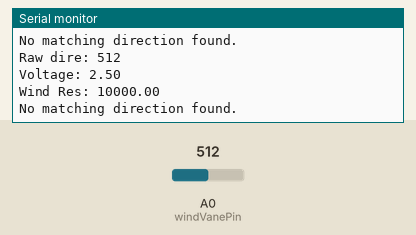
Simulated run of this sketch. Board: Arduino Uno, built with avr-gcc and run on an emulated ATmega328P. On the bench: the last lines printed to the serial monitor. The test bench sets the inputs (shaded band); at power-on: A0 (windVanePin) = 512.

Above: at 2.8 s.
2.9 s: A0 (windVanePin) set to 563
At 3.8 s:
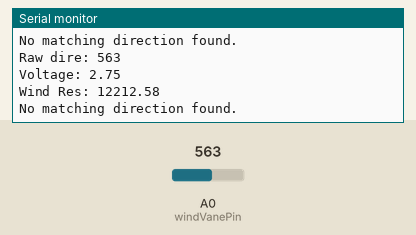
4.4 s: A0 (windVanePin) set to 583
At 5.4 s:
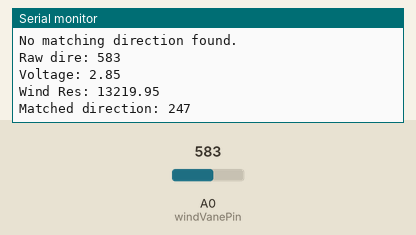
Timing chart, 0 to 7.4 s (numbered marks = the images above; inputs shaded):
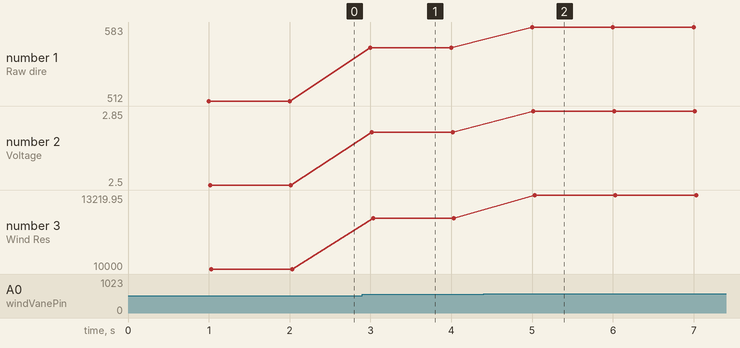

The sketch:

mega_slave.ino
```cpp
#include <SPI.h>
#include <Wire.h>

// Variables for temperature, CO2, wind speed, and rainfall
float temperature = 0;
float windSpeed = 0;
float rainfall = 0;
unsigned long int dataCount = 0;

const int windVanePin = A0;  // Analog pin connected to wind vane voltage divider

// Resistance values from the wind vane (in ohms) corresponding to wind directions
const unsigned long windDirections[16] = {33000, 6570, 8200, 891, 1000, 688, 2200, 1410, 3900, 3140, 16000, 14120, 130000, 42120, 71500, 21880};
const int windDegrees[16] = {0, 22, 45, 67, 90, 112, 135, 157, 180, 202, 225, 247, 270, 292, 315, 337};  // Corresponding degrees

// Known resistor value (from the voltage divider)
const int knownResistor = 10000;  // Example: 10kΩ

// Variables for wind and rain measurements
volatile unsigned long lastWindPulseTime = 0;
volatile unsigned long currentWindPulseTime = 0;
volatile unsigned long rainPulseCount = 0;
volatile unsigned long windPulseCount = 0; // To count wind pulses for a time interval
int windDirection = 0;  // Store wind direction in degrees (0–360)

// Timing variables for daily rainfall reset and wind speed updates
unsigned long previousWindUpdateMillis = 0;
unsigned long previousRainResetMillis = 0;
const unsigned long windUpdateInterval = 1000;  // 1 seconds in milliseconds
const unsigned long rainResetInterval = 43200000;  // 12 hours in milliseconds

// Payload array to hold all sensor data
unsigned char payload[7];
int buttonState = 0;

void setup() {
  Serial.begin(9600);  // Display on serial monitor

  Wire.begin(0x08);
  Wire.onRequest(requestEvent);

  // Initialize interrupts for wind speed and rainfall sensors
  pinMode(0, INPUT_PULLUP);  // Wind sensor on D2
  pinMode(1, INPUT_PULLUP);  // Rain sensor on D3
  pinMode(A0, INPUT);
  attachInterrupt(digitalPinToInterrupt(0), windISR, RISING); // Wind sensor on D2/INT4
  attachInterrupt(digitalPinToInterrupt(1), rainISR, CHANGE); // Rain sensor on D3/INT5

  Serial.println("Sensors initialized.");
}

void loop() {
  unsigned long currentMillis = millis();

  // Check if it's time to update wind speed and send data (every 10 seconds)
  if (currentMillis - previousWindUpdateMillis >= windUpdateInterval) {

    // Wind speed calculation
    windSpeed = (windPulseCount * 2.4) / dataCount;  // Convert pulses to m/s (assuming 2.4 m/s for 1 pulse per second)
    previousWindUpdateMillis = currentMillis;  // Update the last wind update time
    dataCount++;

    // Rainfall calculation (each pulse represents 0.2794 mm of rainfall)
    rainfall = rainPulseCount;

    // Get wind direction from the wind vane
    windDirection = getWindDirection();

    // Encode all sensor data
    uint16_t payloadWind = encodeFixedPoint(windSpeed);
    uint16_t payloadRain = encodeFixedPointCO2(rainfall);
    uint16_t payloadWindDir = encodeFixedPointCO2(windDirection);

    // Convert to bytes and fill the payload
    payload[0] = lowByte(payloadWind);
    payload[1] = highByte(payloadWind);
    payload[2] = lowByte(payloadRain);
    payload[3] = highByte(payloadRain);
    payload[4] = lowByte(payloadWindDir);  // Wind direction (low byte)
    payload[5] = highByte(payloadWindDir);  // Wind direction (high byte)
    payload[6] = 0xFF;  // Reserved or checksum byte (optional)

  }

  // Daily reset of rainfall
  if (currentMillis - previousRainResetMillis >= rainResetInterval) {
    rainPulseCount = 0;  // Reset rain pulse count every 24 hours
    previousRainResetMillis = currentMillis;  // Update the last reset time
    Serial.println("Rainfall count reset for the day.");
  }
}

void requestEvent() {
  // Send the payload via I2C
  Wire.write((char*)&payload, sizeof(payload));
  dataCount = 0;
  windPulseCount = 0;  // Reset wind pulse count after each update
}

uint16_t encodeFixedPoint(float value) {
  // Convert float to fixed-point (scale by 100 for 2 decimal places)
  int16_t fixedPointValue = (int16_t)(value * 100);
  return (uint16_t)fixedPointValue;
}

uint16_t encodeFixedPointCO2(float value) {
  // Convert CO2 float value (no decimal places)
  int16_t fixedPointValue = (int16_t)(value);
  return (uint16_t)fixedPointValue;
}

// ISR for wind sensor on D2/INT4
void windISR() {
  windPulseCount++;  // Increment wind pulse count
}

// ISR for rain sensor on D3/INT5
void rainISR() {
  detachInterrupt(digitalPinToInterrupt(1));
  rainPulseCount++;  // Increment the rainfall pulse count
  delay(1000);
  attachInterrupt(digitalPinToInterrupt(1), rainISR, CHANGE); // Rain sensor on D3/INT5
}

int getWindDirection() {
  int rawValue = analogRead(windVanePin);  // Read the analog voltage
  Serial.print("Raw dire: ");
  Serial.println(rawValue);

  // Convert raw value to voltage (assuming 5V reference)
  float voltage = (rawValue / 1024.0) * 5;
  Serial.print("Voltage: ");
  Serial.println(voltage);

  // Calculate resistance of wind vane using the voltage divider formula
  float windResistance = (knownResistor * voltage) / (5 - voltage);
  Serial.print("Wind Res: ");
  Serial.println(windResistance);

  // Define a tolerance to allow for measurement inaccuracies (e.g., 10%)
  const float tolerance = 0.1;  // Adjust this value if needed (10% tolerance)

  // Find the closest wind direction based on resistance within the tolerance range
  for (int i = 0; i < 16; i++) {
    float lowerBound = windDirections[i] * (1.0 - tolerance);
    float upperBound = windDirections[i] * (1.0 + tolerance);

    // Serial.print("Checking direction ");
    // Serial.print(windDegrees[i]);
    // Serial.print(" with resistance ");
    // Serial.print(windDirections[i]);
    // Serial.print(" (");
    // Serial.print(lowerBound);
    // Serial.print(" - ");
    // Serial.print(upperBound);
    // Serial.println(")");

    // Check if the wind resistance falls within the tolerance range
    if (windResistance >= lowerBound && windResistance <= upperBound) {
      Serial.print("Matched direction: ");
      Serial.println(windDegrees[i]);
      return windDegrees[i];  // Return the corresponding wind direction in degrees
    }
  }

  // If no match is found, return an error or handle it (e.g., -1)
  Serial.println("No matching direction found.");
  return -1;
}
```

Measured:
- the behaviour switches between 573 and 574 on A0 (windVanePin) (found by bisection; images 1 and 2)
- after the input at 2.9 s, the serial monitor: prints a new line after 0.10 s (image 1)
- after the input at 4.4 s, the serial monitor: prints a new line after 0.60 s (image 2)
- plotted number 1: 512 → 563 after the input at 2.9 s, 563 → 583 after the input at 4.4 s
- plotted number 2: 2.5 → 2.75 after the input at 2.9 s, 2.75 → 2.85 after the input at 4.4 s
- plotted number 3: 10000 → 12212.58 after the input at 2.9 s, 12212.58 → 13219.95 after the input at 4.4 s
